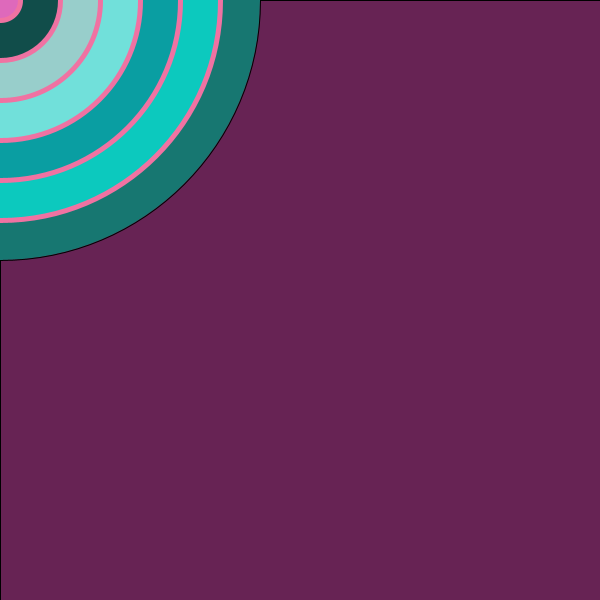
Frame 1 (no input)
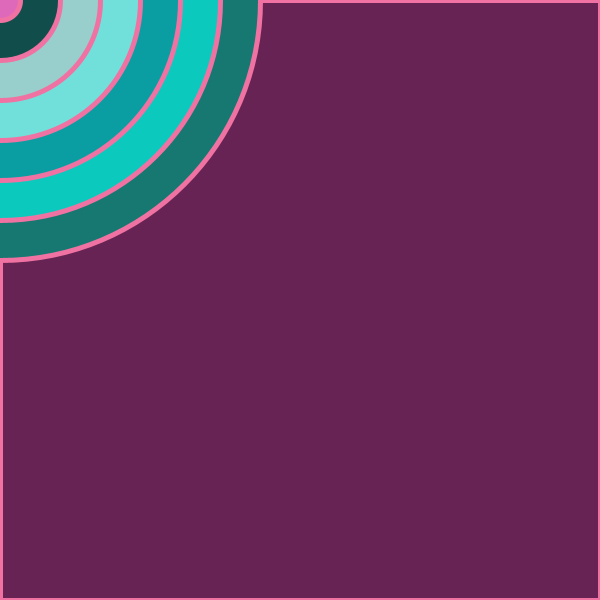
Frame 60 (the mouse pressed at the canvas centre just before this capture)
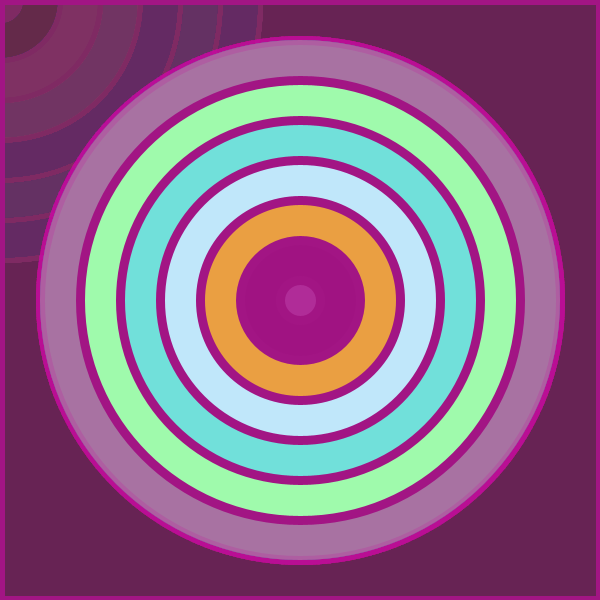
Frame 120 (the mouse held since frame 60 and released just before this capture)

The Processing sketch that drew these frames (run headless with seeded random() and noise(); from frame 60 on, the mouse is pressed at the canvas centre):

// Processing sketch: processing_135231
// ── processing_135231.pde

void setup() {
  size(600, 600);
}
 
void draw() {
  if (mousePressed) {
    fill(103,35,84,9);
  }
  else {
    fill(103,35,84);
  }
  rect(0,0,width,height);
 
  if (mousePressed) {
    stroke(201,12,157,50);
    strokeWeight(9);
    fill(random(240), 114, 162);
 ellipse(mouseX, mouseY, 520, 520);
  }
  else {
    fill(23,119,113);
    ellipse(mouseX, mouseY, 520, 520);
    stroke(240, 114, 162);
    strokeWeight(5);  
    fill(240, 114, 162);
  }
  if (mousePressed) {
    stroke(162,21,132);
    fill(random(250),250,172);
 
    ellipse(mouseX, mouseY, 440, 440);
  }
  else {
    fill(12,201,190);
    ellipse(mouseX, mouseY, 440, 440);
  }
  if (mousePressed) {
    stroke(162,21,132);
    fill(113, 224, 218);
 
    ellipse(mouseX, mouseY, 360, 360);
  }
  else {
    fill(10,158,162);
    ellipse(mouseX, mouseY, 360, 360);
  }
  if (mousePressed) {
    stroke(162,21,132);
    fill(192,231,250);
 
    ellipse(mouseX, mouseY, 280, 280);
  }
  else {
    fill(113, 224, 218);
    ellipse(mouseX, mouseY, 280, 280);
  }
  if (mousePressed) {
    stroke(162,21,132);
    fill(234,159,66);
 
    ellipse(mouseX, mouseY, 200, 200);
  }
  else {
    fill(152,206,203);
    ellipse(mouseX, mouseY, 200,200);
  }
  if (mousePressed) {
    stroke(162,21,132);
    fill(160,19,130);
 
    ellipse(mouseX, mouseY, 120, 120 );
  }
  else {
    fill(17,77,74);
    ellipse(mouseX, mouseY, 120,120);
  }
  if (mousePressed) {
    stroke(162,21,132);
    fill(240,150,241,50);
 
    ellipse(mouseX, mouseY, 40, 40);
  }
  else {
    fill(222,105,187);
    ellipse(mouseX, mouseY, 40,40);
  }
}


  
  
